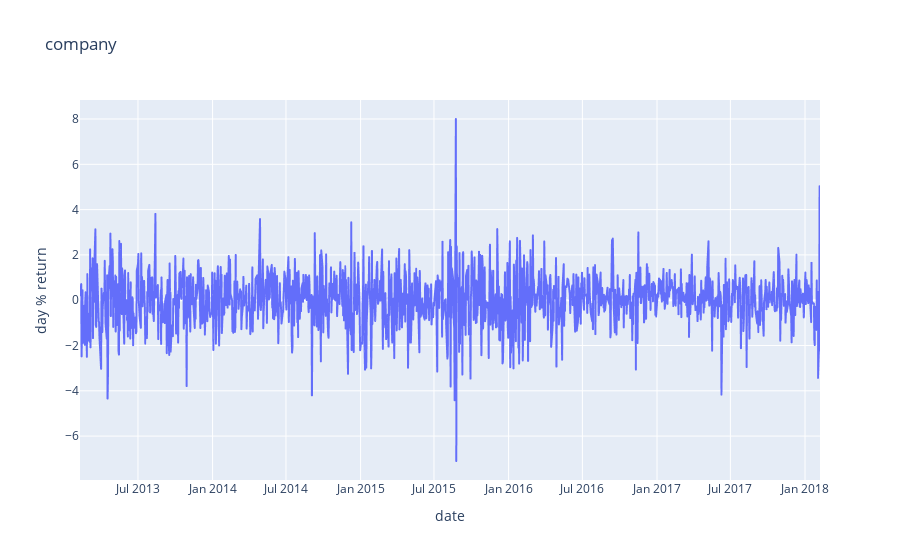

Notebook code for this chart:
### Code cell
fig=px.line(apple_df, x='date', y='day % return', title='company')
fig.show()

### Figure 1 — Plotly figure (JSON) as saved in the notebook; plotly's stock layout.template omitted (floating-point values rounded to 4 significant figures; data arrays with more than 128 entries replaced by an {"elided": "..."} marker saying what was removed)
{"data": [{"hovertemplate": "date=%{x}<br>day % return=%{y}<extra></extra>", "legendgroup": "", "line": {"color": "#636efa", "dash": "solid"}, "mode": "lines", "name": "", "showlegend": false, "type": "scattergl", "x": {"elided": "1259 str values"}, "xaxis": "x", "y": {"elided": "1259 float values"}, "yaxis": "y"}], "layout": {"legend": {"tracegroupgap": 0}, "title": {"text": "company"}, "xaxis": {"anchor": "y", "domain": [0, 1], "title": {"text": "date"}}, "yaxis": {"anchor": "x", "domain": [0, 1], "title": {"text": "day % return"}}}}
